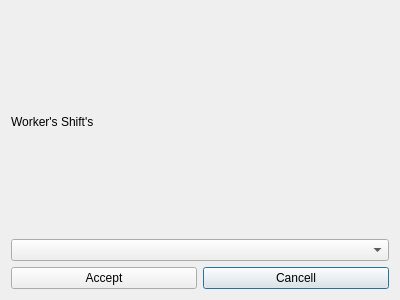
<?xml version="1.0" encoding="UTF-8"?>
<ui version="4.0">
 <class>ShiftRemovalDialog</class>
 <widget class="QDialog" name="ShiftRemovalDialog">
  <property name="geometry">
   <rect>
    <x>0</x>
    <y>0</y>
    <width>400</width>
    <height>300</height>
   </rect>
  </property>
  <property name="windowTitle">
   <string>Shift Removal Dialog</string>
  </property>
  <layout class="QGridLayout" name="gridLayout">
   <item row="2" column="1">
    <widget class="QPushButton" name="CancellButton">
     <property name="text">
      <string>Cancell</string>
     </property>
    </widget>
   </item>
   <item row="1" column="0" colspan="2">
    <widget class="QComboBox" name="WorkersShiftsComboBox"/>
   </item>
   <item row="2" column="0">
    <widget class="QPushButton" name="AcceptButton">
     <property name="text">
      <string>Accept</string>
     </property>
    </widget>
   </item>
   <item row="0" column="0" colspan="2">
    <widget class="QLabel" name="TitleLabel">
     <property name="text">
      <string>Worker's Shift's</string>
     </property>
    </widget>
   </item>
  </layout>
 </widget>
 <resources/>
 <connections/>
 <slots>
  <slot>buttonofAcceptWasClicked()</slot>
  <slot>buttonofCancellWasClicked()</slot>
 </slots>
</ui>
